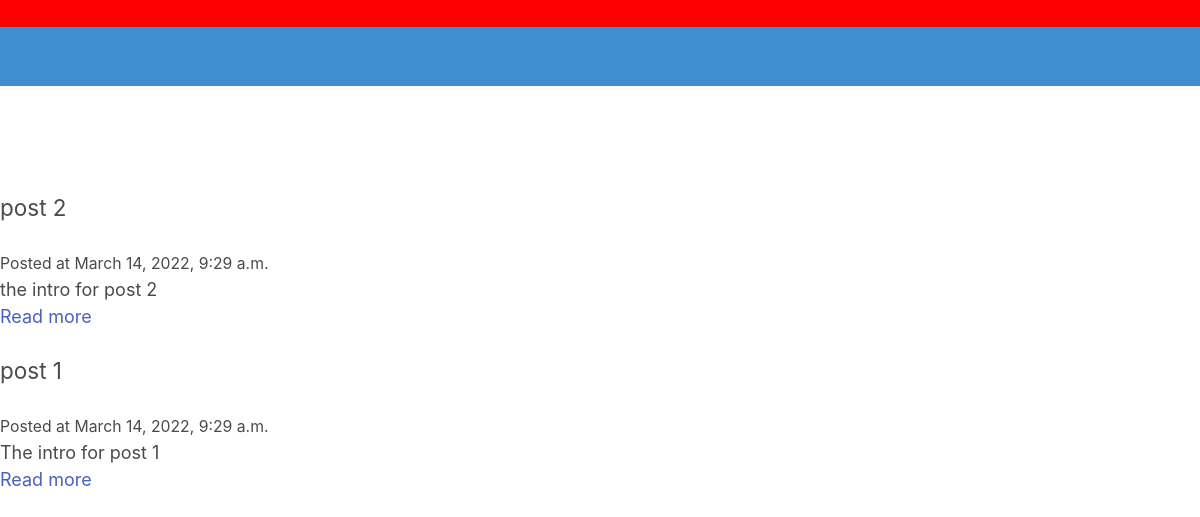
The page / on the database its author committed.
### calc/models.py (models this page shows)
class Post(models.Model):
    title = models.CharField(max_length=255)
    slug =  models.SlugField()
    body = models.TextField()
    intro = models.TextField()
    date_added = models.DateTimeField(auto_now_add=True)
    class Meta:
        ordering = ['-date_added']

### calc/views.py (the view)
# urls.py: 2. Add a URL to urlpatterns:  path('', views.home, name='home')
def home(request):
    posts = Post.objects.all()
    return render(request, 'home.html', {'posts':posts})

### Templates/home.html
 {% extends 'base.html' %}
 {%  block content %}
    {% for post in posts %}
        <div class="post block">
            <h2 class="subtitle">{{ post.title }}</h2>
            <small>Posted at {{ post.date_added}}</small>
            <p>{{ post.intro }}</p>
            <a href="{% url 'post_detail' post.slug %}">Read more</a>
    </div>
    {% endfor %}
 {% endblock %}

### Templates/style.css (style rules this page uses)
:root { font-size: calc(0.5em+1vw); }
* { padding: 0; margin: 0; box-sizing: border-box; }
@media (min-width :50em) { :root { font-size: 1.125em; } }
body,html { height: 100%; width: 100%; }

### rows shown on the page
Post: title "post 2", date_added "March 14, 2022, 9:29 a.m.", intro "the intro for post 2"
Post: title "post 1", date_added "March 14, 2022, 9:29 a.m.", intro "The intro for post 1"
